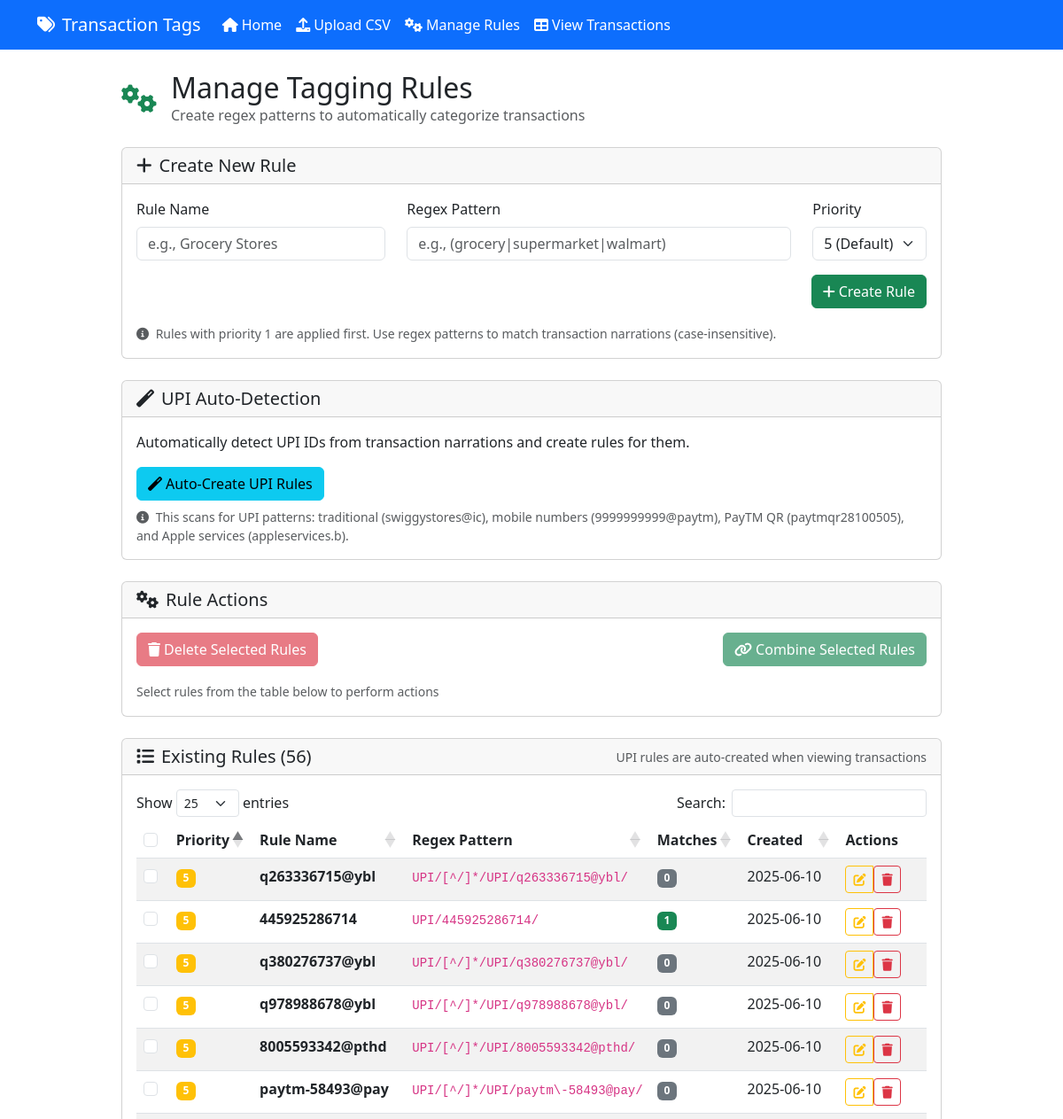
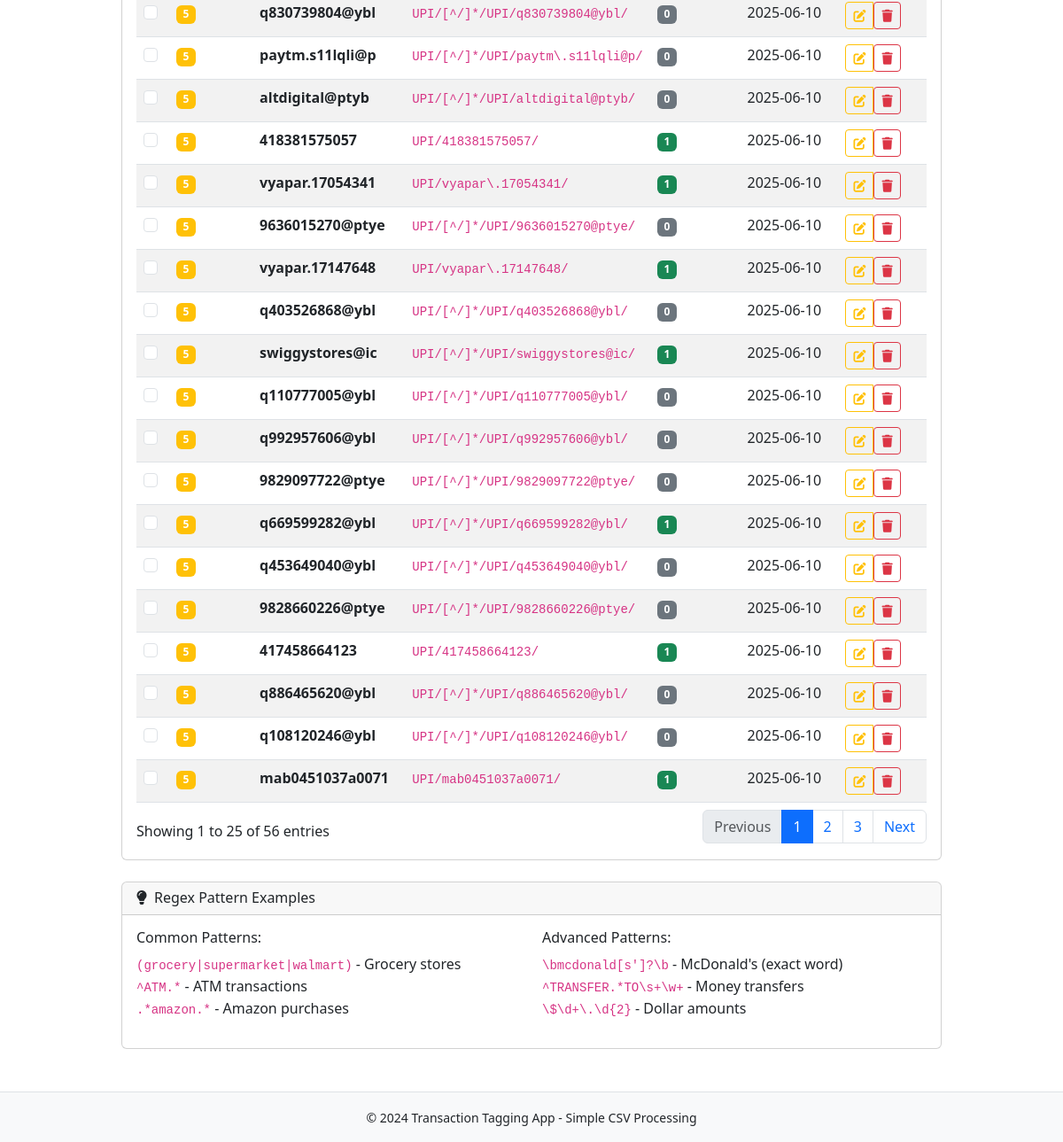
The app's page /rules with its own data (2 pictures, top to bottom).
### models.py (models this page shows, shortened)
class Rule(db.Model):
    id = db.Column(db.Integer, primary_key=True)
    name = db.Column(db.String(100), nullable=False, unique=True)
    regex_pattern = db.Column(db.Text, nullable=False)
    priority = db.Column(db.Integer, nullable=False, default=5)
    created_at = db.Column(db.DateTime, default=datetime.utcnow)

### routes.py (the view, shortened to what this page needs)
@app.route('/rules', methods=['GET', 'POST'])
def manage_rules():
    rules = Rule.query.order_by(Rule.priority.asc(), Rule.created_at.asc()).all()
    rules_with_counts = []
    transactions = Transaction.query.all()
    for rule in rules:
        match_count = 0
        for transaction in transactions:
            try:
                if re.search(rule.regex_pattern.lower(), transaction.narration.lower()):
                    match_count += 1
            except re.error:
                continue
        rules_with_counts.append({
            'rule': rule,
            'match_count': match_count
        })
    return render_template('rules.html', rules_with_counts=rules_with_counts)

### templates/rules.html (shortened to what this page needs)
{% extends "base.html" %}
{% block content %}
<div class="row">
    <div class="col-md-10 offset-md-1">
        <div class="d-flex align-items-center mb-4">
            <i class="fas fa-cogs fa-2x text-success me-3"></i>
            <div>
                <h2 class="mb-0">Manage Tagging Rules</h2>
                <p class="text-muted mb-0">Create regex patterns to automatically categorize transactions</p>
            </div>
        </div>
        <div class="card mb-4">
            <div class="card-header">
                <h5 class="mb-0"><i class="fas fa-plus me-2"></i>Create New Rule</h5>
            </div>
            <div class="card-body">
                <form method="POST">
                    <div class="row">
                        <div class="col-md-4 mb-3">
                            <label for="name" class="form-label">Rule Name</label>
                            <input type="text" class="form-control" id="name" name="name"
                                   placeholder="e.g., Grocery Stores" required maxlength="100">
                        </div>
                        <div class="col-md-6 mb-3">
                            <label for="regex_pattern" class="form-label">Regex Pattern</label>
                            <input type="text" class="form-control" id="regex_pattern" name="regex_pattern"
                                   placeholder="e.g., (grocery|supermarket|walmart)" required>
                        </div>
                        <div class="col-md-2 mb-3">
                            <label for="priority" class="form-label">Priority</label>
                            <select class="form-select" id="priority" name="priority" required>
                                <option value="5" selected>5 (Default)</option>
                            </select>
                        </div>
                    </div>
                    <div class="d-grid gap-2 d-md-flex justify-content-md-end">
                        <button type="submit" class="btn btn-success">
                            <i class="fas fa-plus me-1"></i>Create Rule
                        </button>
                    </div>
                </form>
                <div class="mt-3">
                    <small class="text-muted">
                        <i class="fas fa-info-circle me-1"></i>
                        Rules with priority 1 are applied first. Use regex patterns to match transaction narrations (case-insensitive).
                    </small>
                </div>
            </div>
        </div>
        <div class="card mb-4">
            <div class="card-header">
                <h5 class="mb-0"><i class="fas fa-magic me-2"></i>UPI Auto-Detection</h5>
            </div>
            <div class="card-body">
                <p class="mb-3">Automatically detect UPI IDs from transaction narrations and create rules for them.</p>
                <form method="POST" action="{{ url_for('manual_create_upi_rules') }}" class="d-inline">
                    <button type="submit" class="btn btn-info">
                        <i class="fas fa-magic me-1"></i>Auto-Create UPI Rules
                    </button>
                </form>
                <small class="text-muted d-block mt-2">
                    <i class="fas fa-info-circle me-1"></i>
                    This scans for UPI patterns: traditional (swiggystores@ic), mobile numbers (9999999999@paytm), PayTM QR (paytmqr28100505), and Apple services (appleservices.b).
                </small>
            </div>
        </div>
        <div class="card mb-4">
            <div class="card-header">
                <h5 class="mb-0"><i class="fas fa-cogs me-2"></i>Rule Actions</h5>
            </div>
            <div class="card-body">
                <div class="row mb-3">
                    <div class="col-md-6">
                        <button type="button" class="btn btn-danger" id="delete-selected-btn" disabled onclick="deleteSelectedRules()">
                            <i class="fas fa-trash me-1"></i>Delete Selected Rules
                        </button>
                    </div>
                    <div class="col-md-6 text-end">
                        <button type="button" class="btn btn-success" id="combine-selected-btn" disabled onclick="showCombineForm()">
                            <i class="fas fa-link me-1"></i>Combine Selected Rules
                        </button>
                    </div>
                </div>
                <div id="selected-rules-info" class="text-muted">
                    <small>Select rules from the table below to perform actions</small>
                </div>
            </div>
        </div>
        <div class="card">
            <div class="card-header d-flex justify-content-between align-items-center">
                <h5 class="mb-0"><i class="fas fa-list me-2"></i>Existing Rules ({{ rules_with_counts|length }})</h5>
                <small class="text-muted">UPI rules are auto-created when viewing transactions</small>
            </div>
            <div class="card-body">
                {% if rules_with_counts %}
                    <div class="table-responsive">
                        <table class="table table-striped" id="rules-table">
                            <thead>
                                <tr>
                                    <th width="5%">
                                        <input type="checkbox" class="form-check-input" id="select-all">
                                    </th>
                                    <th width="5%">Priority</th>
                                    <th width="20%">Rule Name</th>
                                    <th width="30%">Regex Pattern</th>
                                    <th width="10%">Matches</th>
                                    <th width="15%">Created</th>
                                    <th width="15%">Actions</th>
                                </tr>
                            </thead>
                            <tbody>
                                {% for item in rules_with_counts %}
                                <tr>
                                    <td>
                                        <input type="checkbox" class="form-check-input rule-select"
                                               value="{{ item.rule.id }}"
                                               data-rule-name="{{ item.rule.name }}"
                                               data-match-count="{{ item.match_count }}">
                                    </td>
                                    <td>
                                        <span class="badge {% if item.rule.priority <= 3 %}bg-danger{% elif item.rule.priority <= 6 %}bg-warning{% else %}bg-secondary{% endif %}">
                                            {{ item.rule.priority }}
                                        </span>
                                    </td>
                                    <td><strong>{{ item.rule.name }}</strong></td>
                                    <td><code>{{ item.rule.regex_pattern }}</code></td>
                                    <td>
                                        <span class="badge {% if item.match_count > 0 %}bg-success{% else %}bg-secondary{% endif %}">
                                            {{ item.match_count }}
                                        </span>
                                    </td>
                                    <td>{{ item.rule.created_at.strftime('%Y-%m-%d') }}</td>
                                    <td>
                                        <div class="btn-group" role="group">
                                            <a href="{{ url_for('edit_rule', rule_id=item.rule.id) }}"
                                               class="btn btn-sm btn-outline-warning" title="Edit Rule">
                                                <i class="fas fa-edit"></i>
                                            </a>
                                            <form method="POST" action="{{ url_for('delete_rule', rule_id=item.rule.id) }}"
                                                  onsubmit="return confirm('Are you sure you want to delete this rule?')" class="d-inline">
                                                <button type="submit" class="btn btn-sm btn-outline-danger" title="Delete Rule">
                                                    <i class="fas fa-trash"></i>
                                                </button>
                                            </form>
                                        </div>
                                    </td>
                                </tr>
                                {% endfor %}
                            </tbody>
                        </table>
                    </div>
                {% else %}
                    <div class="text-center py-4">
                        <i class="fas fa-inbox fa-3x text-muted mb-3"></i>
                        <h5>No Rules Created Yet</h5>
                        <p class="text-muted">Create your first rule using the form above to start categorizing transactions.</p>
                    </div>
                {% endif %}
            </div>
        </div>
        <div class="card mt-4">
            <div class="card-header">
                <h6 class="mb-0"><i class="fas fa-lightbulb me-2"></i>Regex Pattern Examples</h6>
            </div>
            <div class="card-body">
                <div class="row">
                    <div class="col-md-6">
                        <h6>Common Patterns:</h6>
                        <ul class="list-unstyled">
                            <li><code>(grocery|supermarket|walmart)</code> - Grocery stores</li>
                            <li><code>^ATM.*</code> - ATM transactions</li>
                            <li><code>.*amazon.*</code> - Amazon purchases</li>
                        </ul>
                    </div>
                    <div class="col-md-6">
                        <h6>Advanced Patterns:</h6>
                        <ul class="list-unstyled">
                            <li><code>\bmcdonald[s']?\b</code> - McDonald's (exact word)</li>
                            <li><code>^TRANSFER.*TO\s+\w+</code> - Money transfers</li>
                            <li><code>\$\d+\.\d{2}</code> - Dollar amounts</li>
                        </ul>
                    </div>
                </div>
            </div>
        </div>
    </div>
</div>
{% endblock %}

### records on screen
Rule: rule.priority "5", rule.name "q263336715@ybl", rule.regex_pattern "UPI/[^/]*/UPI/q263336715@ybl/", rule.created_at "2025-06-10"
Rule: rule.priority "5", rule.name "445925286714", rule.regex_pattern "UPI/445925286714/", rule.created_at "2025-06-10"
Rule: rule.priority "5", rule.name "q380276737@ybl", rule.regex_pattern "UPI/[^/]*/UPI/q380276737@ybl/", rule.created_at "2025-06-10"
Rule: rule.priority "5", rule.name "q978988678@ybl", rule.regex_pattern "UPI/[^/]*/UPI/q978988678@ybl/", rule.created_at "2025-06-10"
Rule: rule.priority "5", rule.name "8005593342@pthd", rule.regex_pattern "UPI/[^/]*/UPI/8005593342@pthd/", rule.created_at "2025-06-10"
Rule: rule.priority "5", rule.name "paytm-58493@pay", rule.regex_pattern "UPI/[^/]*/UPI/paytm\\-58493@pay/", rule.created_at "2025-06-10"
Rule: rule.priority "5", rule.name "q830739804@ybl", rule.regex_pattern "UPI/[^/]*/UPI/q830739804@ybl/", rule.created_at "2025-06-10"
Rule: rule.priority "5", rule.name "paytm.s11lqli@p", rule.regex_pattern "UPI/[^/]*/UPI/paytm\\.s11lqli@p/", rule.created_at "2025-06-10"
Rule: rule.priority "5", rule.name "altdigital@ptyb", rule.regex_pattern "UPI/[^/]*/UPI/altdigital@ptyb/", rule.created_at "2025-06-10"
Rule: rule.priority "5", rule.name "418381575057", rule.regex_pattern "UPI/418381575057/", rule.created_at "2025-06-10"
Rule: rule.priority "5", rule.name "vyapar.17054341", rule.regex_pattern "UPI/vyapar\\.17054341/", rule.created_at "2025-06-10"
Rule: rule.priority "5", rule.name "9636015270@ptye", rule.regex_pattern "UPI/[^/]*/UPI/9636015270@ptye/", rule.created_at "2025-06-10"
Rule: rule.priority "5", rule.name "vyapar.17147648", rule.regex_pattern "UPI/vyapar\\.17147648/", rule.created_at "2025-06-10"
Rule: rule.priority "5", rule.name "q403526868@ybl", rule.regex_pattern "UPI/[^/]*/UPI/q403526868@ybl/", rule.created_at "2025-06-10"
Rule: rule.priority "5", rule.name "swiggystores@ic", rule.regex_pattern "UPI/[^/]*/UPI/swiggystores@ic/", rule.created_at "2025-06-10"
Rule: rule.priority "5", rule.name "q110777005@ybl", rule.regex_pattern "UPI/[^/]*/UPI/q110777005@ybl/", rule.created_at "2025-06-10"
Rule: rule.priority "5", rule.name "q992957606@ybl", rule.regex_pattern "UPI/[^/]*/UPI/q992957606@ybl/", rule.created_at "2025-06-10"
Rule: rule.priority "5", rule.name "9829097722@ptye", rule.regex_pattern "UPI/[^/]*/UPI/9829097722@ptye/", rule.created_at "2025-06-10"
Rule: rule.priority "5", rule.name "q669599282@ybl", rule.regex_pattern "UPI/[^/]*/UPI/q669599282@ybl/", rule.created_at "2025-06-10"
Rule: rule.priority "5", rule.name "q453649040@ybl", rule.regex_pattern "UPI/[^/]*/UPI/q453649040@ybl/", rule.created_at "2025-06-10"
Rule: rule.priority "5", rule.name "9828660226@ptye", rule.regex_pattern "UPI/[^/]*/UPI/9828660226@ptye/", rule.created_at "2025-06-10"
Rule: rule.priority "5", rule.name "417458664123", rule.regex_pattern "UPI/417458664123/", rule.created_at "2025-06-10"
Rule: rule.priority "5", rule.name "q886465620@ybl", rule.regex_pattern "UPI/[^/]*/UPI/q886465620@ybl/", rule.created_at "2025-06-10"
Rule: rule.priority "5", rule.name "q108120246@ybl", rule.regex_pattern "UPI/[^/]*/UPI/q108120246@ybl/", rule.created_at "2025-06-10"
Rule: rule.priority "5", rule.name "mab0451037a0071", rule.regex_pattern "UPI/mab0451037a0071/", rule.created_at "2025-06-10"

### other values on screen
{{ rules_with_counts|length }} "56"
{{ item.match_count }} "0" "1" "0" "0" "0" "0" "0" "0" "0" "1" "1" "0" "1" "0" "1" "0" "0" "0" "1" "0" "0" "1" "0" "0" "1"
